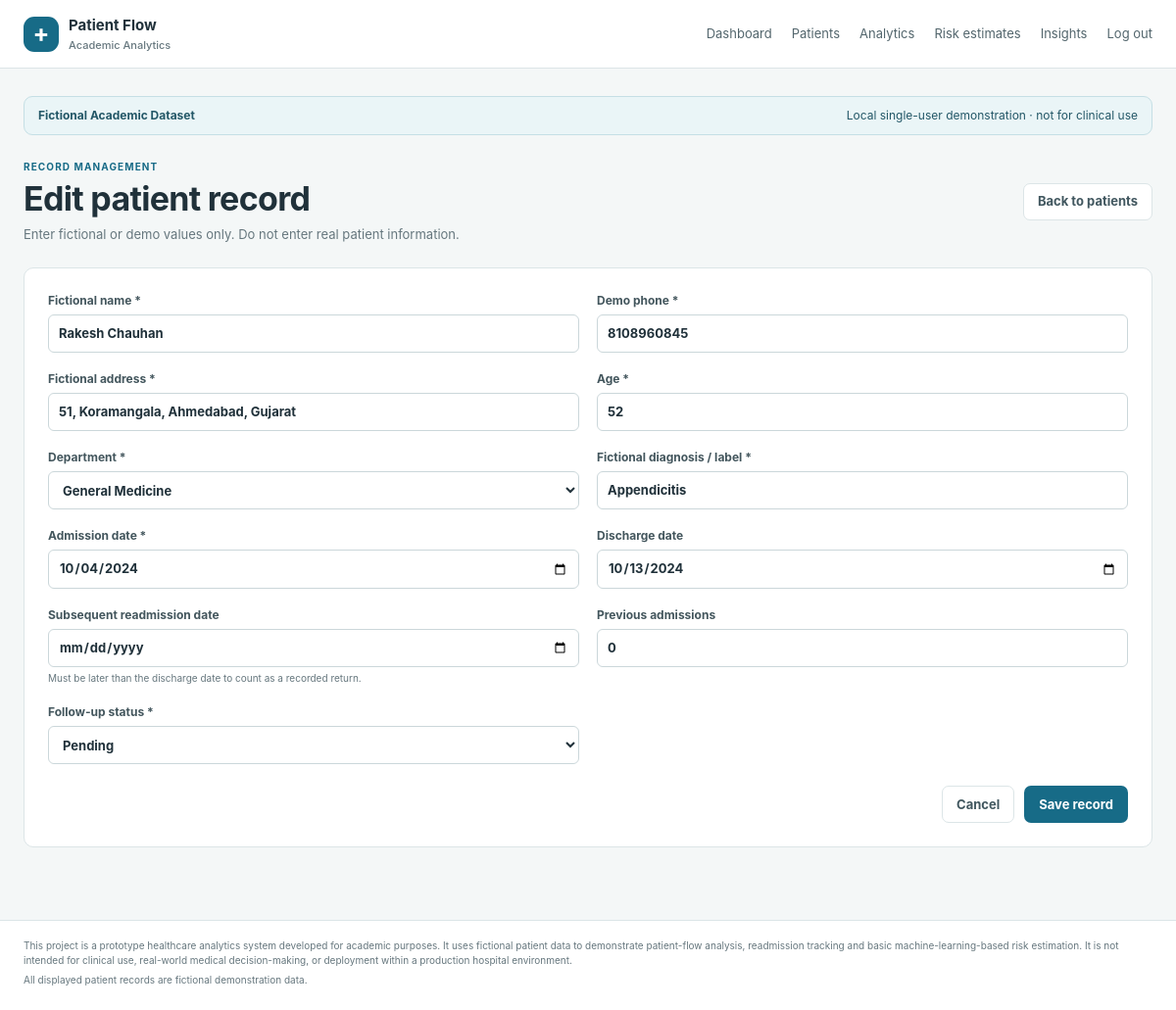
The page /patients/23/edit (signed in) on the database its author committed.
### tables this page shows
CREATE TABLE patients (
            id INTEGER PRIMARY KEY AUTOINCREMENT,
            name TEXT NOT NULL,
            phone TEXT NOT NULL,
            address TEXT NOT NULL,
            age INTEGER NOT NULL CHECK (age BETWEEN 0 AND 120),
            department TEXT NOT NULL,
            diagnosis TEXT NOT NULL,
            admission_date TEXT NOT NULL,
            discharge_date TEXT,
            readmission_date TEXT,
            previous_admissions INTEGER NOT NULL DEFAULT 0 CHECK (previous_admissions >= 0),
            follow_up_status TEXT NOT NULL
        );

### app.py (the view, shortened to what this page needs)
@app.route("/patients/<int:patient_id>/edit", methods=["GET", "POST"])
@login_required
def patient_edit(patient_id):
    patient = get_patient(patient_id)
    values = form_values() if request.method == "POST" else patient
    return render_template(
        "patient_form.html", patient=values, departments=DEPARTMENTS,
        follow_up_statuses=FOLLOW_UP_STATUSES, mode="Edit",
    )

### app.py (called while the page is built)
def get_db():
    if "db" not in g:
        g.db = sqlite3.connect(DATABASE)
        g.db.row_factory = sqlite3.Row
    return g.db

def patient_dict(row):
    patient = dict(row)
    admission = date.fromisoformat(patient["admission_date"])
    discharge = patient["discharge_date"]
    patient["length_of_stay"] = (
        (date.fromisoformat(discharge) - admission).days if discharge else None
    )
    return patient

def get_patient(patient_id):
    row = get_db().execute("SELECT * FROM patients WHERE id = ?", (patient_id,)).fetchone()
    if row is None:
        abort(404)
    return patient_dict(row)

def login_required(view):
    @wraps(view)
    def wrapped_view(*args, **kwargs):
        if not session.get("logged_in"):
            return redirect(url_for("login", next=request.path))
        return view(*args, **kwargs)
    return wrapped_view

@app.context_processor
def template_context():
    return {"project_boundary": PROJECT_BOUNDARY}

### templates/patient_form.html (shortened to what this page needs)
{% extends "base.html" %}
{% block content %}
<div class="page-heading"><div><p class="eyebrow">RECORD MANAGEMENT</p><h1>{{ mode }} patient record</h1><p class="muted">Enter fictional or demo values only. Do not enter real patient information.</p></div><a class="button secondary" href="{{ url_for('patients_page') }}">Back to patients</a></div>
<form method="post" class="panel patient-form">
  <div class="form-grid">
    <label>Fictional name *<input name="name" value="{{ patient.get('name', '') }}" required maxlength="100"></label>
    <label>Demo phone *<input name="phone" value="{{ patient.get('phone', '') }}" placeholder="555-0100" required maxlength="30"></label>
    <label>Fictional address *<input name="address" value="{{ patient.get('address', '') }}" required maxlength="160"></label>
    <label>Age *<input type="number" name="age" min="0" max="120" value="{{ patient.get('age', '') }}" required></label>
    <label>Department *<select name="department" required><option value="">Choose department</option>{% for item in departments %}<option value="{{ item }}" {% if patient.get('department') == item %}selected{% endif %}>{{ item }}</option>{% endfor %}</select></label>
    <label>Fictional diagnosis / label *<input name="diagnosis" value="{{ patient.get('diagnosis', '') }}" required maxlength="120"></label>
    <label>Admission date *<input type="date" name="admission_date" value="{{ patient.get('admission_date', '') }}" required></label>
    <label>Discharge date<input type="date" name="discharge_date" value="{{ patient.get('discharge_date') or '' }}"></label>
    <label>Subsequent readmission date<input type="date" name="readmission_date" value="{{ patient.get('readmission_date') or '' }}"><small>Must be later than the discharge date to count as a recorded return.</small></label>
    <label>Previous admissions<input type="number" name="previous_admissions" min="0" value="{{ patient.get('previous_admissions', 0) }}"></label>
    <label>Follow-up status *<select name="follow_up_status" required><option value="">Choose status</option>{% for item in follow_up_statuses %}<option value="{{ item }}" {% if patient.get('follow_up_status') == item %}selected{% endif %}>{{ item }}</option>{% endfor %}</select></label>
  </div>
  <div class="form-actions"><a class="button secondary" href="{{ url_for('patients_page') }}">Cancel</a><button class="button primary" type="submit">Save record</button></div>
</form>
{% endblock %}

### static/css/style.css (style rules this page uses)
:root { color-scheme: light; --ink: #20313a; --muted: #66777e; --line: #dce5e7; --paper: #f4f7f7; --white: #fff; --teal: #176b87; --teal-dark: #10566c; --orange: #de8246; --green: #477a56; --red: #a13f37; font-family: Inter, "Segoe UI", Arial, sans-serif; }
* { box-sizing: border-box; }
body { margin: 0; color: var(--ink); background: var(--paper); font-size: 15px; line-height: 1.5; }
a { color: var(--teal); }
.page-heading { display: flex; justify-content: space-between; align-items: center; gap: 20px; margin: 8px 0 24px; }
h1, h2, p { margin-top: 0; }
h1 { font-size: clamp(26px, 4vw, 34px); letter-spacing: -.7px; margin-bottom: 5px; line-height: 1.2; }
.eyebrow { margin-bottom: 5px; font-size: 10px; font-weight: 750; letter-spacing: 1.1px; color: var(--teal); }
.muted, .panel-heading p { color: var(--muted); font-size: 13px; }
.page-heading .muted { margin: 6px 0 0; }
.button { min-height: 38px; display: inline-flex; align-items: center; justify-content: center; border: 1px solid transparent; border-radius: 7px; padding: 8px 14px; text-decoration: none; font: inherit; font-size: 13px; font-weight: 650; cursor: pointer; white-space: nowrap; }
.button.primary { background: var(--teal); color: white; }
.button.secondary { color: #41575f; background: white; border-color: var(--line); }
.panel { background: white; border: 1px solid var(--line); border-radius: 10px; padding: 20px; margin-bottom: 18px; }
label { display: block; font-size: 12px; font-weight: 650; color: #43565d; }
input, select { display: block; width: 100%; min-height: 39px; margin-top: 5px; border: 1px solid #cbd7da; border-radius: 6px; background: white; padding: 8px 10px; color: var(--ink); font: inherit; font-size: 13px; }
.patient-form { padding: 24px; }
.form-grid { display: grid; grid-template-columns: repeat(2, 1fr); gap: 18px; }
.form-grid label small { display: block; margin-top: 4px; color: var(--muted); font-weight: 400; }
.form-actions, .heading-actions { display: flex; align-items: center; justify-content: flex-end; gap: 10px; margin-top: 22px; }
.form-actions a { text-decoration: none; }

### rows shown on the page
patients: name "Rakesh Chauhan", phone "8108960845", address "51, Koramangala, Ahmedabad, Gujarat", department "General Medicine", diagnosis "Appendicitis", admission_date "10/04/2024", discharge_date "10/13/2024", follow_up_status "Pending"

### other values the page prints
{{ mode }} "Edit"
